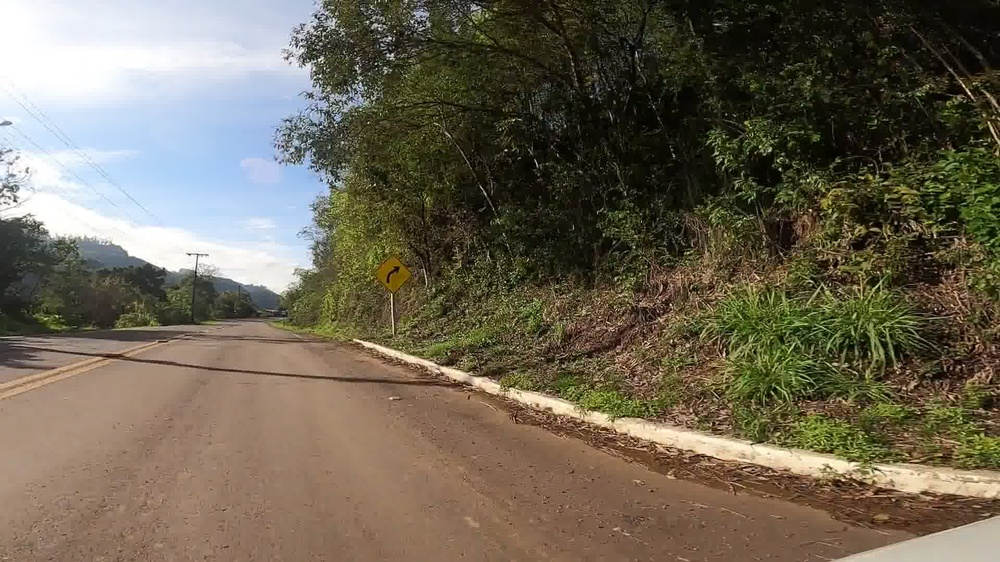
#> input picture images/1167.jpg, 1000 x 562 px, shrunk from 1920 x 1080 before the run
$ python -i preProcess.py   (imports and definitions only)
#> lines starting #> are read from the running program, lines starting #| are printed output that depends on the picture; after the words box and inside, x2 and y2 are one past the last pixel; in counts of white or black regions, pixels touching at a corner belong together
#> further down, picture is the input picture: shape (562, 1000, 3); mean B, G, R 84.5, 101.5, 109.9
import cv2 as cv
import numpy as np

def segmentar_por_bordas(img):
    # 1. Converter a imagem para escala de cinza
    gray = cv.cvtColor(img, cv.COLOR_BGR2GRAY)
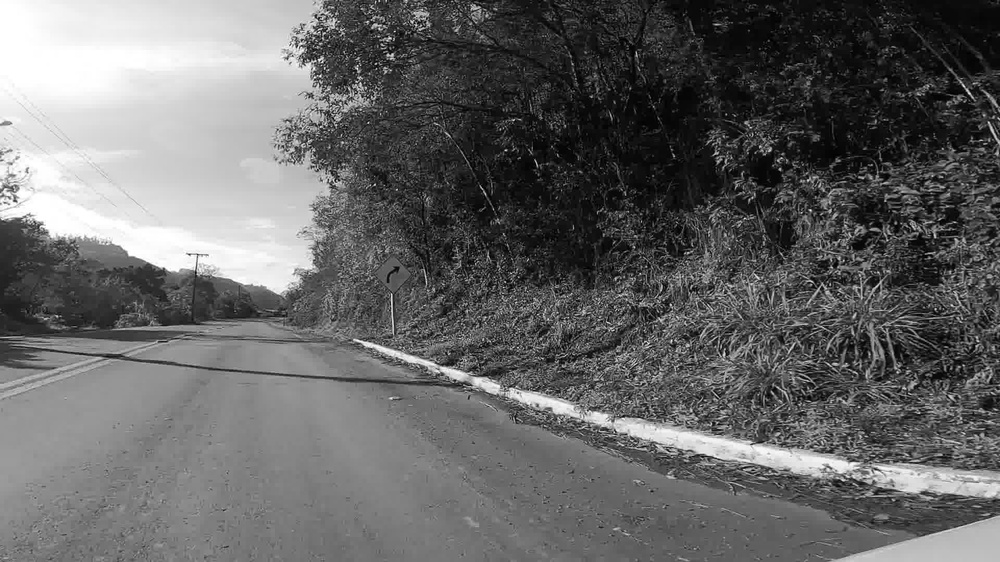
#> gray: shape (562, 1000); min 0, max 255, mean 102.1

    # 2. Equalizar o histograma para melhorar o contraste
    equ = cv.equalizeHist(gray)

    # 3. Aplicamos um desfoque gaussiano para suavizar a imagem
    blur = cv.GaussianBlur(equ, (19, 19), 0)
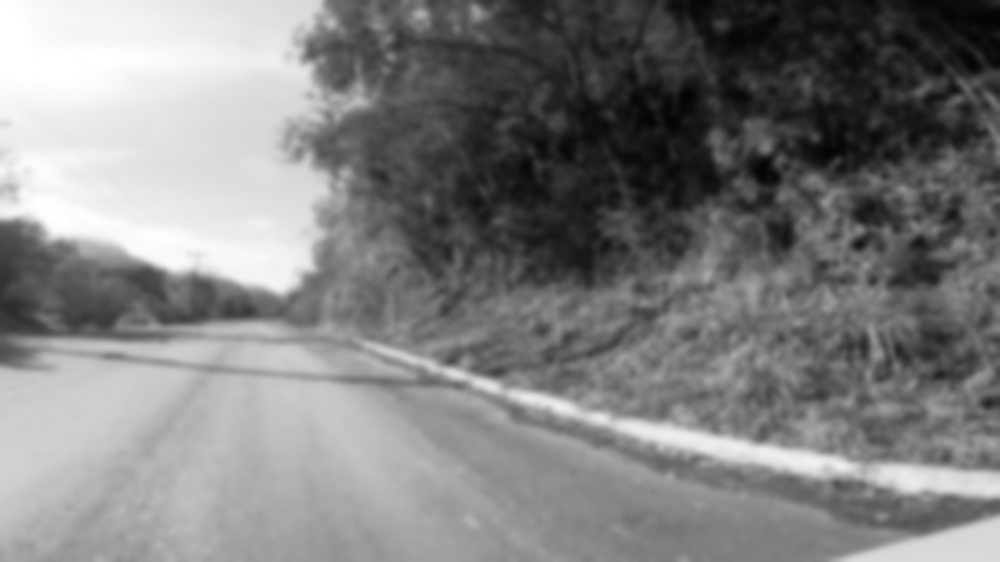
#> blur: shape (562, 1000); min 3, max 255, mean 128.1

    # 4. Aplicar operador de Sobel (X e Y)
    gx = cv.Sobel(blur, cv.CV_32F, 1, 0, ksize=3)
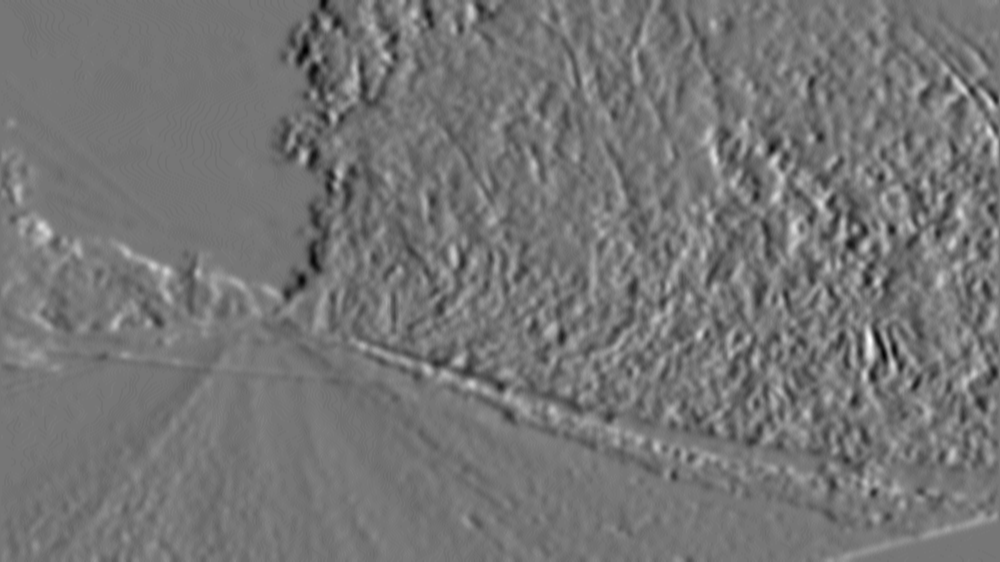
#> gx: shape (562, 1000) float32; min -100, max 116, mean -0.7; drawn with min black and max white
    gy = cv.Sobel(blur, cv.CV_32F, 0, 1, ksize=3)
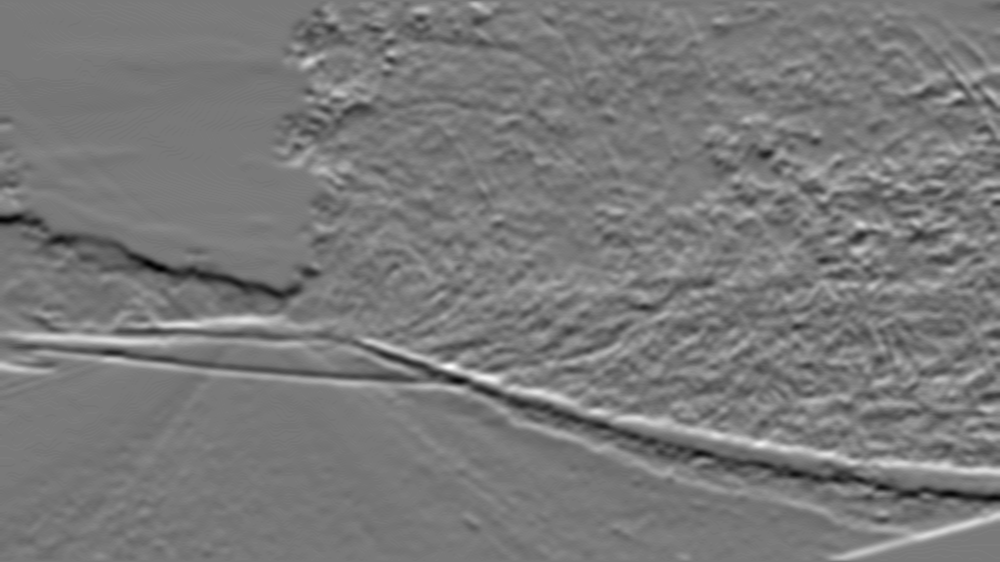
#> gy: shape (562, 1000) float32; min -143, max 158, mean 0.8; drawn with min black and max white

    # 5. Magnitude do gradiente e binarização
    #    Usamos cv.magnitude para calcular a magnitude do gradiente
    #    e cv.threshold para binarizar a imagem resultante
    #    O valor 34 foi escolhido empiricamente para destacar as bordas
    grad = cv.magnitude(gx, gy)
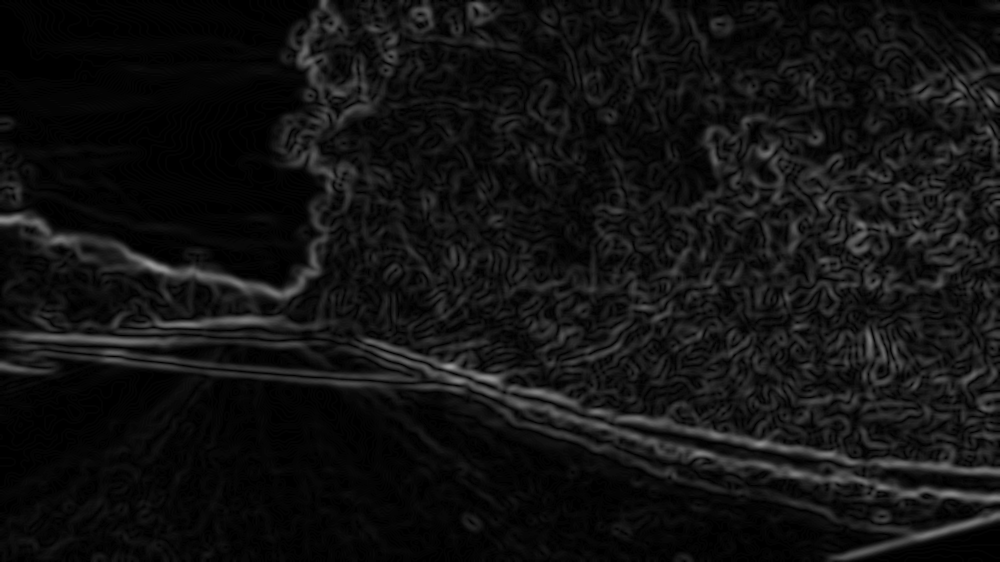
#> grad: shape (562, 1000) float32; min 0, max 158.2, mean 18.2
    _, grad_thresh = cv.threshold(grad, 34, 255, cv.THRESH_BINARY_INV)
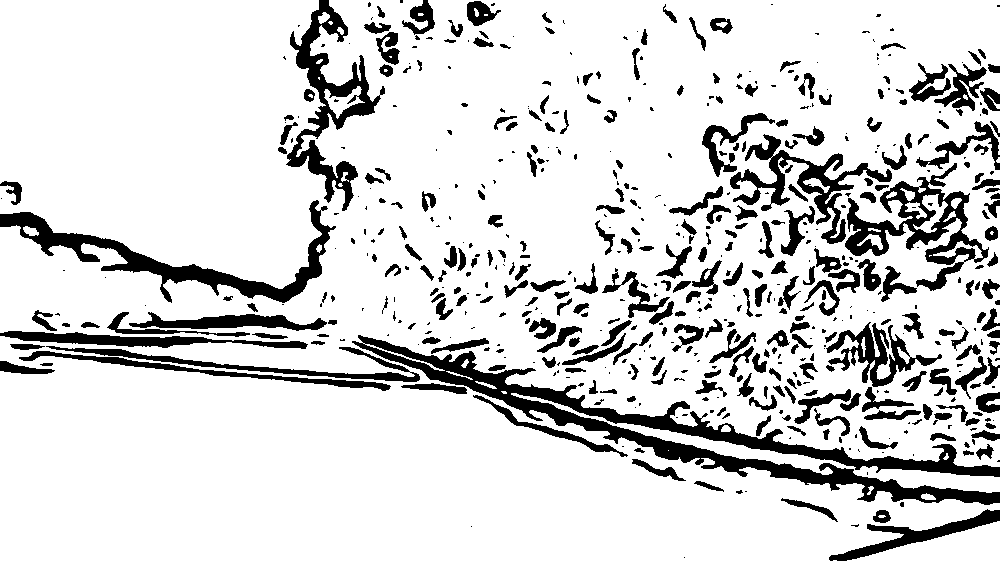
#> grad_thresh: shape (562, 1000) float32; 84.3% white; 590 black regions (278 under 20 px), largest, box (x1, y1, x2, y2) and area: (352, 335, 1000, 505) 15544, (0, 200, 336, 303) 6078, (286, 0, 385, 211) 5296

    # 6. Detecção de bordas (Canny)
    edges = cv.Canny(np.uint8(grad_thresh), 120, 240)
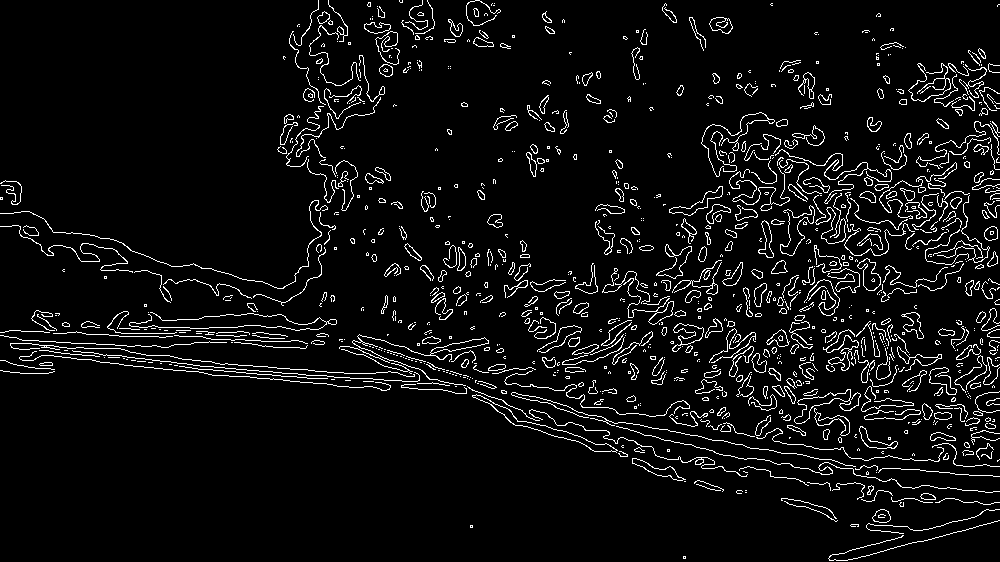
#> edges: shape (562, 1000); 5.8% white in thin lines or dots

    return edges

def segmentar_por_cor(img):
    hsv = cv.cvtColor(img, cv.COLOR_BGR2HSV)

    # Vermelho
    lower_red1 = np.array([0, 130, 90])
    upper_red1 = np.array([10, 255, 255])
    lower_red2 = np.array([170, 130, 90])
    upper_red2 = np.array([180, 255, 255])

    # Amarelo
    lower_yellow = np.array([20, 100, 100])
    upper_yellow = np.array([30, 255, 255])

    mask_red1 = cv.inRange(hsv, lower_red1, upper_red1)
    mask_red2 = cv.inRange(hsv, lower_red2, upper_red2)

    mask_yellow = cv.inRange(hsv, lower_yellow, upper_yellow)

    combined_mask = cv.bitwise_or(mask_red1, mask_red2)
    combined_mask = cv.bitwise_or(combined_mask, mask_yellow)

    kernel = cv.getStructuringElement(cv.MORPH_RECT, (2, 2))

    combined_mask = cv.morphologyEx(combined_mask, cv.MORPH_CLOSE, kernel, iterations=1)

    return combined_mask

def melhorar_contraste(img):
    img_lab = cv.cvtColor(img, cv.COLOR_BGR2Lab)
    L, a, b = cv.split(img_lab)
    L = cv.equalizeHist(L)
    img_lab_merge = cv.merge((L, a, b))
    return cv.cvtColor(img_lab_merge, cv.COLOR_Lab2BGR)

>>> import cv2
>>> picture = cv2.imread('../images/1167.jpg')
>>> result = segmentar_por_bordas(picture)

$ run again, on images/1586.jpg
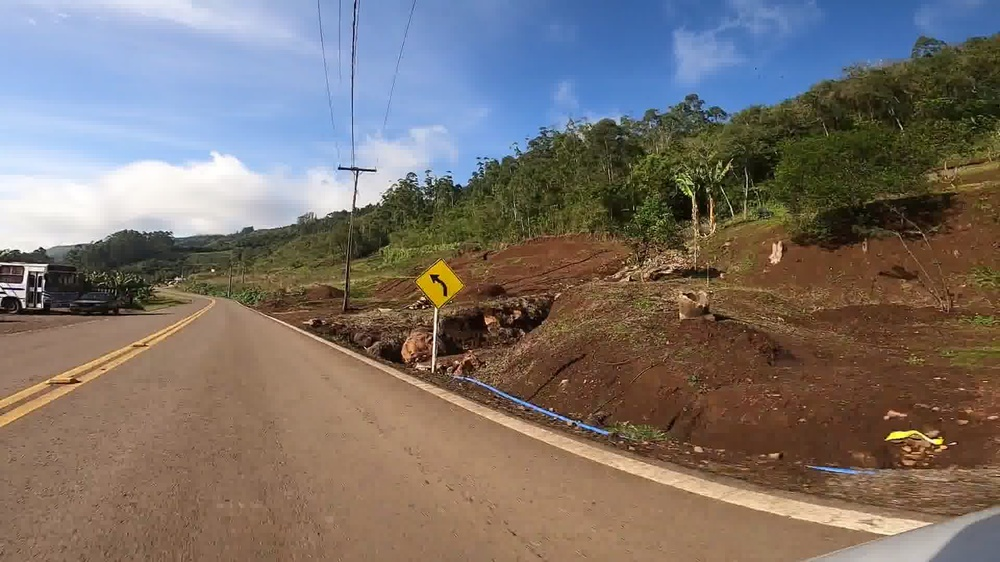
#> input picture images/1586.jpg, 1000 x 562 px, shrunk from 1920 x 1080 before the run
#> picture is the input picture: shape (562, 1000, 3); mean B, G, R 107.4, 113.5, 122.7
#> in segmentar_por_bordas, `_, grad_thresh = cv.threshold(grad, 34, 255, cv.THRESH_BINARY_INV)`:
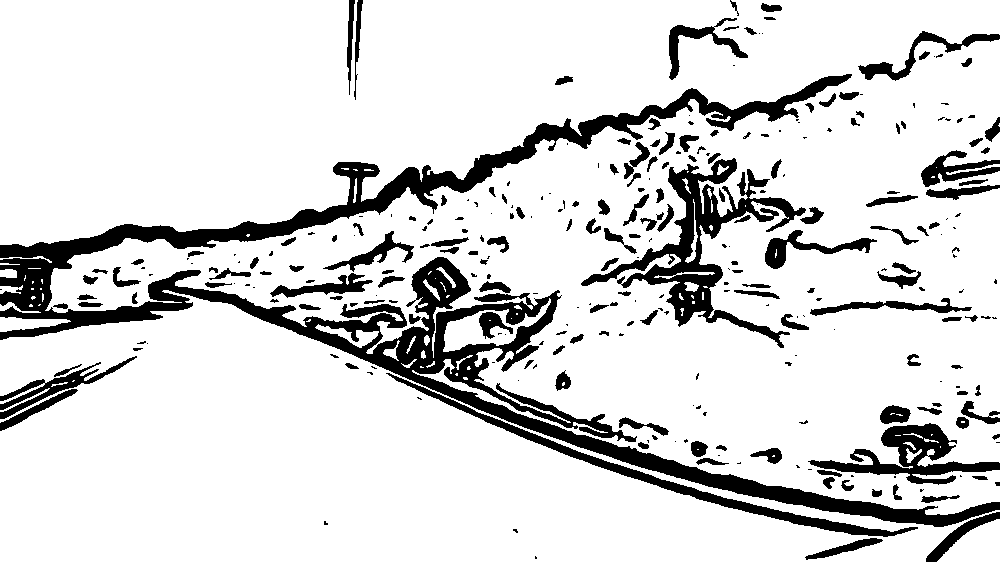
#> grad_thresh: shape (562, 1000) float32; 85% white; 296 black regions (129 under 20 px), largest, box (x1, y1, x2, y2) and area: (0, 74, 1000, 527) 42077, (581, 158, 806, 348) 8687, (386, 373, 918, 537) 4067
#> in segmentar_por_bordas, `edges = cv.Canny(np.uint8(grad_thresh), 120, 240)`:
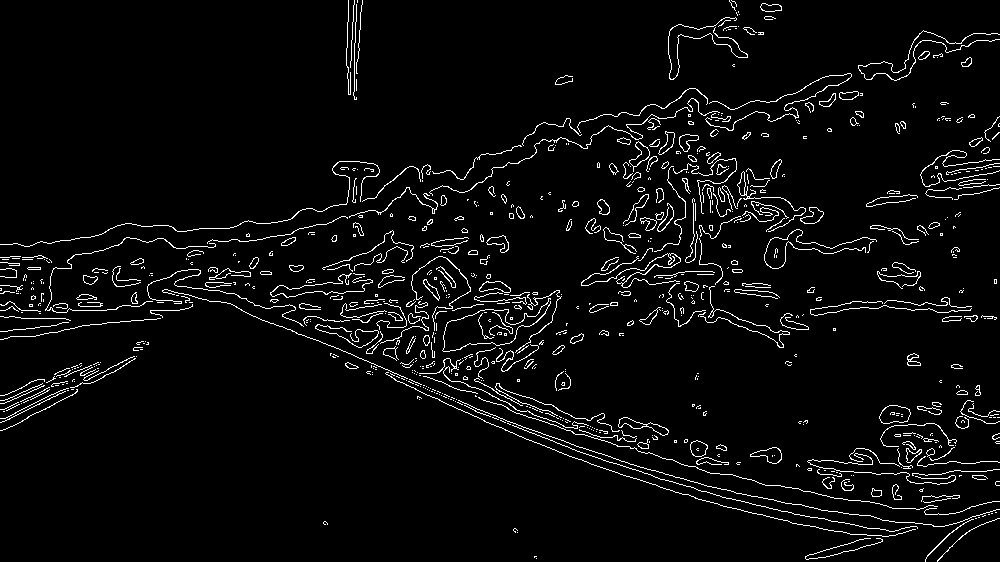
#> edges: shape (562, 1000); 4.2% white in thin lines or dots

$ run again, on images/1719.jpg
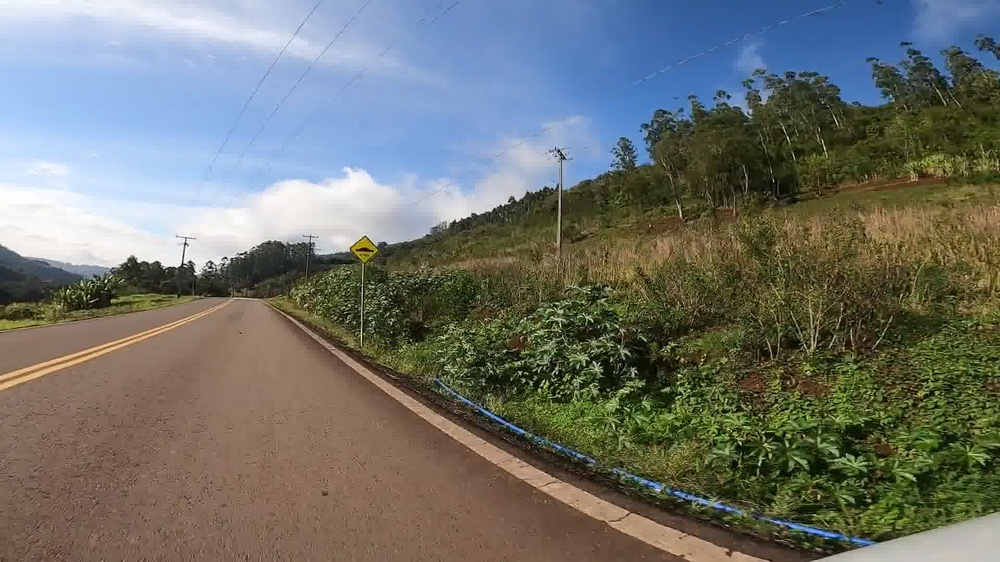
#> input picture images/1719.jpg, 1000 x 562 px, shrunk from 1920 x 1080 before the run
#> picture is the input picture: shape (562, 1000, 3); mean B, G, R 109.3, 115, 111.9
#> in segmentar_por_bordas, `_, grad_thresh = cv.threshold(grad, 34, 255, cv.THRESH_BINARY_INV)`:
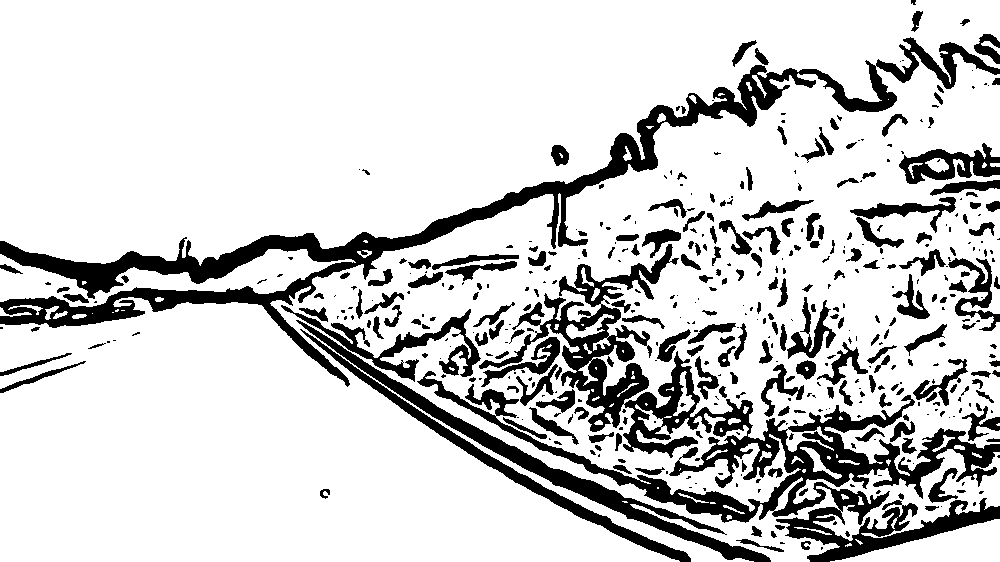
#> grad_thresh: shape (562, 1000) float32; 81.4% white; 465 black regions (240 under 20 px), largest, box (x1, y1, x2, y2) and area: (417, 244, 1000, 562) 32835, (0, 37, 1000, 387) 25936, (296, 320, 771, 562) 6551
#> in segmentar_por_bordas, `edges = cv.Canny(np.uint8(grad_thresh), 120, 240)`:
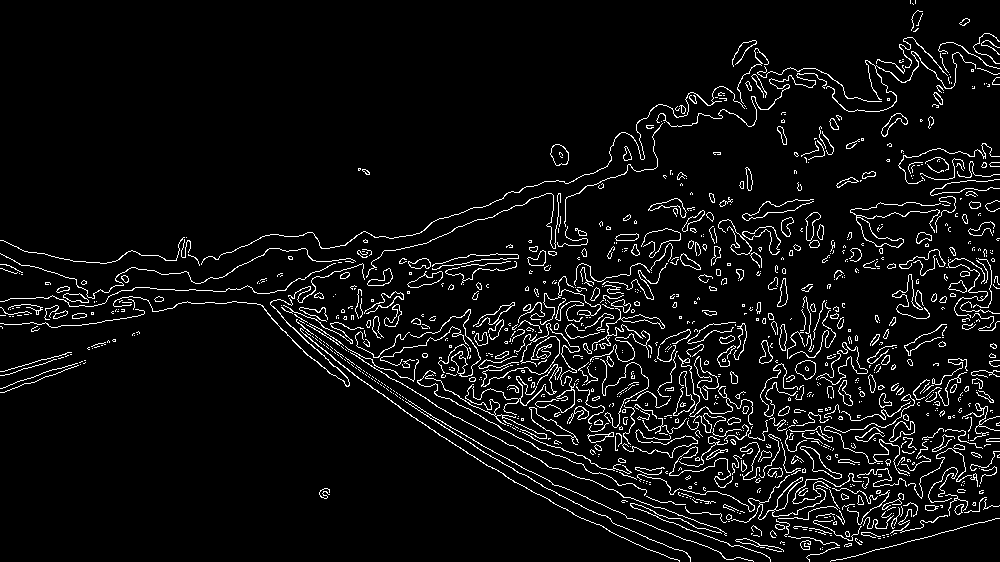
#> edges: shape (562, 1000); 5.9% white in thin lines or dots

$ run again, on images/1794.jpg
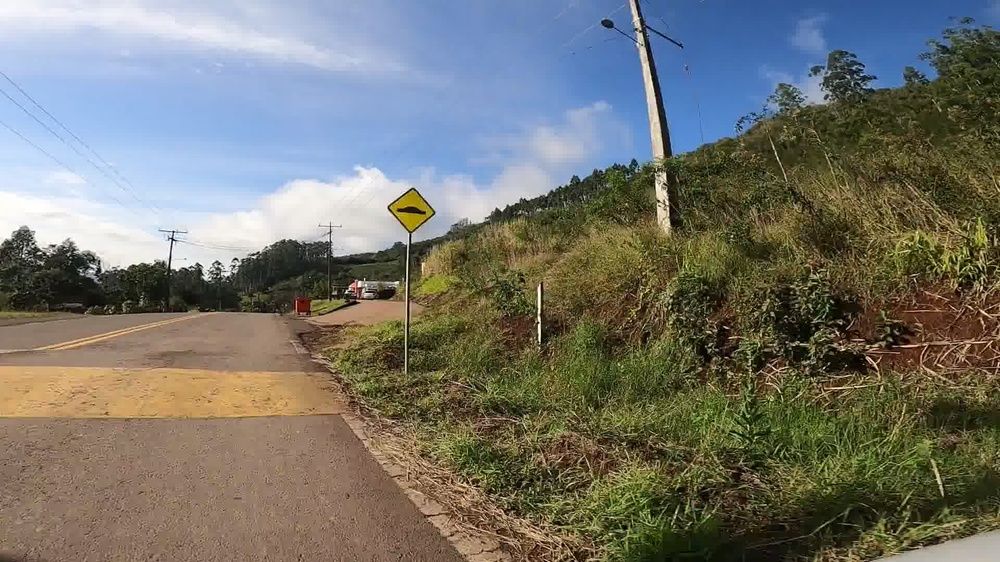
#> input picture images/1794.jpg, 1000 x 562 px, shrunk from 1920 x 1080 before the run
#> picture is the input picture: shape (562, 1000, 3); mean B, G, R 109.2, 117, 117.1
#> grad_thresh: shape (562, 1000) float32; 82.1% white; 548 black regions (260 under 20 px), largest, box (x1, y1, x2, y2) and area: (0, 0, 758, 356) 31250, (340, 416, 597, 562) 4575, (809, 503, 1000, 562) 4465
#> in segmentar_por_bordas, `edges = cv.Canny(np.uint8(grad_thresh), 120, 240)`:
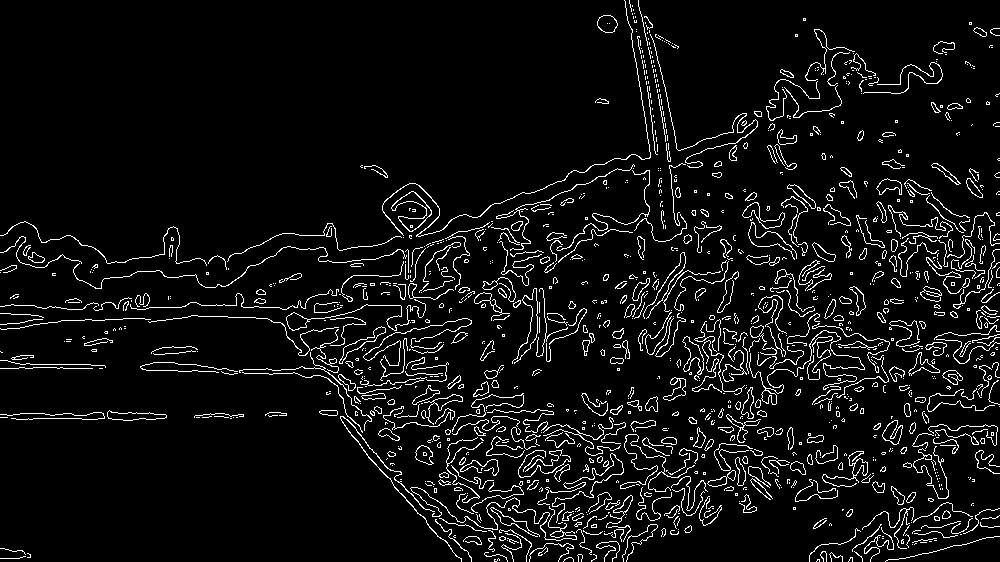
#> edges: shape (562, 1000); 6.2% white in thin lines or dots
